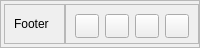
                <widget class="QFrame" name="frame_25">
                 <property name="maximumSize">
                  <size>
                   <width>16777213</width>
                   <height>48</height>
                  </size>
                 </property>
                 <property name="frameShape">
                  <enum>QFrame::StyledPanel</enum>
                 </property>
                 <property name="frameShadow">
                  <enum>QFrame::Raised</enum>
                 </property>
                 <layout class="QHBoxLayout" name="horizontalLayout_58">
                  <property name="spacing">
                   <number>0</number>
                  </property>
                  <property name="leftMargin">
                   <number>3</number>
                  </property>
                  <property name="topMargin">
                   <number>0</number>
                  </property>
                  <property name="rightMargin">
                   <number>0</number>
                  </property>
                  <property name="bottomMargin">
                   <number>0</number>
                  </property>
                  <item>
                   <widget class="QFrame" name="panelsBackground_37">
                    <property name="maximumSize">
                     <size>
                      <width>16777215</width>
                      <height>40</height>
                     </size>
                    </property>
                    <property name="styleSheet">
                     <string notr="true"/>
                    </property>
                    <property name="frameShape">
                     <enum>QFrame::StyledPanel</enum>
                    </property>
                    <property name="frameShadow">
                     <enum>QFrame::Raised</enum>
                    </property>
                    <layout class="QHBoxLayout" name="horizontalLayout_59">
                     <item>
                      <widget class="QLabel" name="label_59">
                       <property name="maximumSize">
                        <size>
                         <width>16777215</width>
                         <height>40</height>
                        </size>
                       </property>
                       <property name="text">
                        <string>Footer</string>
                       </property>
                      </widget>
                     </item>
                    </layout>
                   </widget>
                  </item>
                  <item>
                   <widget class="QFrame" name="panelsBackground_38">
                    <property name="maximumSize">
                     <size>
                      <width>16777215</width>
                      <height>40</height>
                     </size>
                    </property>
                    <property name="styleSheet">
                     <string notr="true"/>
                    </property>
                    <property name="frameShape">
                     <enum>QFrame::StyledPanel</enum>
                    </property>
                    <property name="frameShadow">
                     <enum>QFrame::Raised</enum>
                    </property>
                    <layout class="QHBoxLayout" name="horizontalLayout_60">
                     <item>
                      <widget class="QPushButton" name="contentFooterColor1">
                       <property name="minimumSize">
                        <size>
                         <width>24</width>
                         <height>24</height>
                        </size>
                       </property>
                       <property name="maximumSize">
                        <size>
                         <width>24</width>
                         <height>24</height>
                        </size>
                       </property>
                       <property name="text">
                        <string/>
                       </property>
                      </widget>
                     </item>
                     <item>
                      <widget class="QPushButton" name="contentFooterColor2">
                       <property name="minimumSize">
                        <size>
                         <width>24</width>
                         <height>24</height>
                        </size>
                       </property>
                       <property name="maximumSize">
                        <size>
                         <width>24</width>
                         <height>24</height>
                        </size>
                       </property>
                       <property name="text">
                        <string/>
                       </property>
                      </widget>
                     </item>
                     <item>
                      <widget class="QPushButton" name="contentFooterColor3">
                       <property name="minimumSize">
                        <size>
                         <width>24</width>
                         <height>24</height>
                        </size>
                       </property>
                       <property name="maximumSize">
                        <size>
                         <width>24</width>
                         <height>24</height>
                        </size>
                       </property>
                       <property name="text">
                        <string/>
                       </property>
                      </widget>
                     </item>
                     <item>
                      <widget class="QPushButton" name="contentFooterColor4">
                       <property name="minimumSize">
                        <size>
                         <width>24</width>
                         <height>24</height>
                        </size>
                       </property>
                       <property name="maximumSize">
                        <size>
                         <width>24</width>
                         <height>24</height>
                        </size>
                       </property>
                       <property name="text">
                        <string/>
                       </property>
                      </widget>
                     </item>
                    </layout>
                   </widget>
                  </item>
                 </layout>
                </widget>
